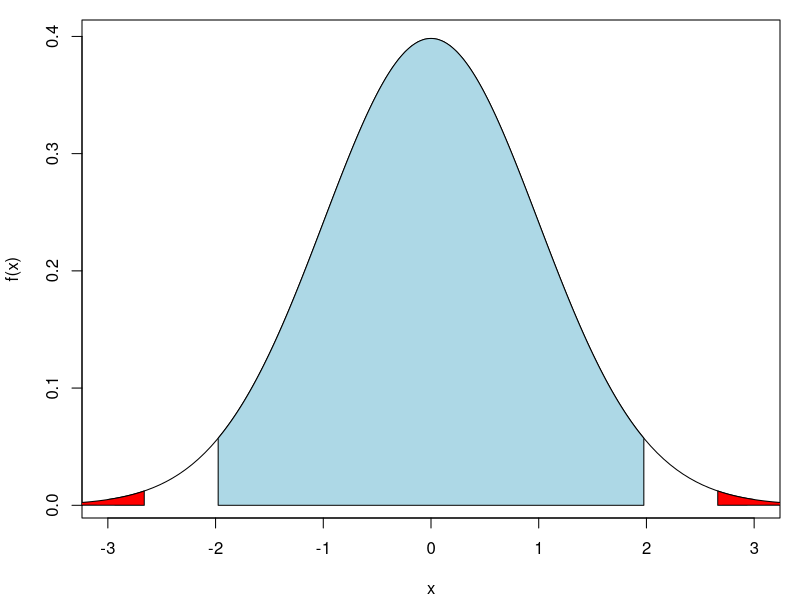
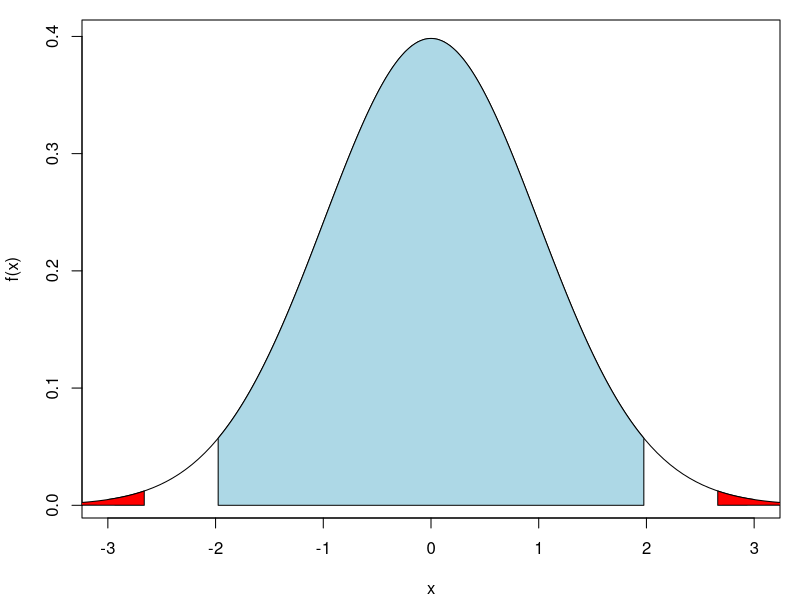
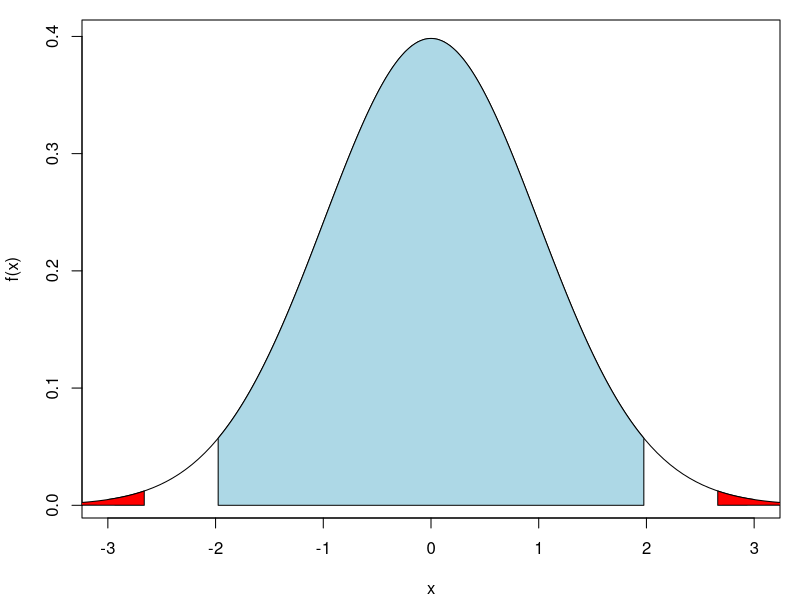

Recreate these plots in R, in order.
## ---- chunk 1
set.seed(12345)
## ---- chunk 2
Mu <- 0.1 # Väntevärdet av Y
Signifikant <- numeric(10000)
for(i in 1 : 10000){
    ## Simulera X och Y
    X <- rnorm(n = 100, mean = 0, sd = 1)
    Y <- rnorm(n = 100, mean = Mu, sd = 1)
    ## Genomföra t test 
    test <- t.test(X, Y)
    ## Obtain p-value
    Pvalue <- test$p.value
    ## Jämföra p-värdet med signifikansnivå 0.05
    Signifikant[i] <- (Pvalue <= 0.05)
}
## ---- chunk 3
mean(Signifikant)
## ---- chunk 4
set.seed(12345)
## ---- chunk 5
Mu <- 0.25 # Väntevärdet av Y
Signifikant <- numeric(10000)
for(i in 1 : 10000){
    ## Simulera X och Y
    X <- rnorm(n = 100, mean = 0, sd = 1)
    Y <- rnorm(n = 100, mean = Mu, sd = 1)
    ## Genomföra t test 
    test <- t.test(X, Y)
    ## Obtain p-value
    Pvalue <- test$p.value
    ## Jämföra p-värdet med signifikansnivå 0.05
    Signifikant[i] <- (Pvalue <= 0.05)
}
## ---- chunk 6
mean(Signifikant)
## ---- chunk 7
set.seed(12345)
## ---- chunk 8
Mu <- 1 # Väntevärdet av Y
Signifikant <- numeric(10000)
for(i in 1 : 10000){
    ## Simulera X och Y
    X <- rnorm(n = 100, mean = 0, sd = 1)
    Y <- rnorm(n = 100, mean = Mu, sd = 1)
    ## Genomföra t test 
    test <- t.test(X, Y)
    ## Obtain p-value
    Pvalue <- test$p.value
    ## Jämföra p-värdet med signifikansnivå 0.05
    Signifikant[i] <- (Pvalue <= 0.05)
}
## ---- chunk 9
mean(Signifikant)
## ---- chunk 10
library(palmerpenguins)
Adelie <- subset(penguins, species == "Adelie")
vikt <- na.omit(Adelie$body_mass_g)
## ---- chunk 11
t.test(vikt, mu = 3800)
## ---- chunk 12
qt(p = 1 - 0.05 / 2, df = 151 - 1)
## ---- chunk 13
pt(q = -2.662, df = 151 - 1) + 
    (1 - pt(q = 2.662, df = 151 - 1))
## ---- chunk 14
f <- function(x) dt(x, df = 151 - 1)
par(mar = c(4.1, 4.1, 1, 1))
curve(f, -3, 3, xlab = "x", ylab = "f(x)") 
x <- qt(seq(0.0001, 0.9999, length.out = 10000), df = 151 - 1) 
x <- c(-1.975905, x[which(x >= -1.975905 & x <= 1.975905)], 1.975905)
y <- c(0, dt(x, df = 151 - 1), 0) 
x <- c(-1.975905, x, 1.975905)
polygon(x = x, y = y, density = NULL, angle = 45, border = NULL, col = "lightblue") 
x <- seq(-4, -2.662, length.out = 100)
y <- c(0, dt(x, df = 151 - 1)) 
x <- c(-2.662, x)
polygon(x = x, y = y, density = NULL, angle = 45, border = NULL, col = "red") 
x <- seq(2.662, 4, length.out = 100)
y <- c(dt(x, df = 151 - 1), 0) 
x <- c(x, 2.662)
polygon(x = x, y = y, density = NULL, angle = 45, border = NULL, col = "red") 
## ---- chunk 15
mean(vikt)
## ---- chunk 16
t.test(vikt, mu = 3800, alternative = "greater")
## ---- chunk 17
qt(p = 1 - 0.05, df = 151 - 1)
## ---- chunk 18
1 - pt(q = -2.662, df = 151 - 1)
## ---- chunk 19
f <- function(x) dt(x, df = 151 - 1)
par(mar = c(4.1, 4.1, 1, 1))
curve(f, -3, 3, xlab = "x", ylab = "f(x)") 
x <- qt(seq(0.0001, 0.9999, length.out = 10000), df = 151 - 1) 
x <- c(-1.975905, x[which(x >= -1.975905 & x <= 1.975905)], 1.975905)
y <- c(0, dt(x, df = 151 - 1), 0) 
x <- c(-1.975905, x, 1.975905)
polygon(x = x, y = y, density = NULL, angle = 45, border = NULL, col = "lightblue") 
x <- seq(-4, -2.662, length.out = 100)
y <- c(0, dt(x, df = 151 - 1)) 
x <- c(-2.662, x)
polygon(x = x, y = y, density = NULL, angle = 45, border = NULL, col = "red") 
x <- seq(2.662, 4, length.out = 100)
y <- c(dt(x, df = 151 - 1), 0) 
x <- c(x, 2.662)
polygon(x = x, y = y, density = NULL, angle = 45, border = NULL, col = "red") 
## ---- chunk 20
mean(vikt)
## ---- chunk 21
t.test(vikt, mu = 3800, alternative = "less")
## ---- chunk 22
qt(p = 0.05, df = 151 - 1)
## ---- chunk 23
1 - pt(q = -2.662, df = 151 - 1)
## ---- chunk 24
f <- function(x) dt(x, df = 151 - 1)
par(mar = c(4.1, 4.1, 1, 1))
curve(f, -3, 3, xlab = "x", ylab = "f(x)") 
x <- qt(seq(0.0001, 0.9999, length.out = 10000), df = 151 - 1) 
x <- c(-1.975905, x[which(x >= -1.975905 & x <= 1.975905)], 1.975905)
y <- c(0, dt(x, df = 151 - 1), 0) 
x <- c(-1.975905, x, 1.975905)
polygon(x = x, y = y, density = NULL, angle = 45, border = NULL, col = "lightblue") 
x <- seq(-4, -2.662, length.out = 100)
y <- c(0, dt(x, df = 151 - 1)) 
x <- c(-2.662, x)
polygon(x = x, y = y, density = NULL, angle = 45, border = NULL, col = "red") 
x <- seq(2.662, 4, length.out = 100)
y <- c(dt(x, df = 151 - 1), 0) 
x <- c(x, 2.662)
polygon(x = x, y = y, density = NULL, angle = 45, border = NULL, col = "red") 
## ---- chunk 25
mean(vikt)
